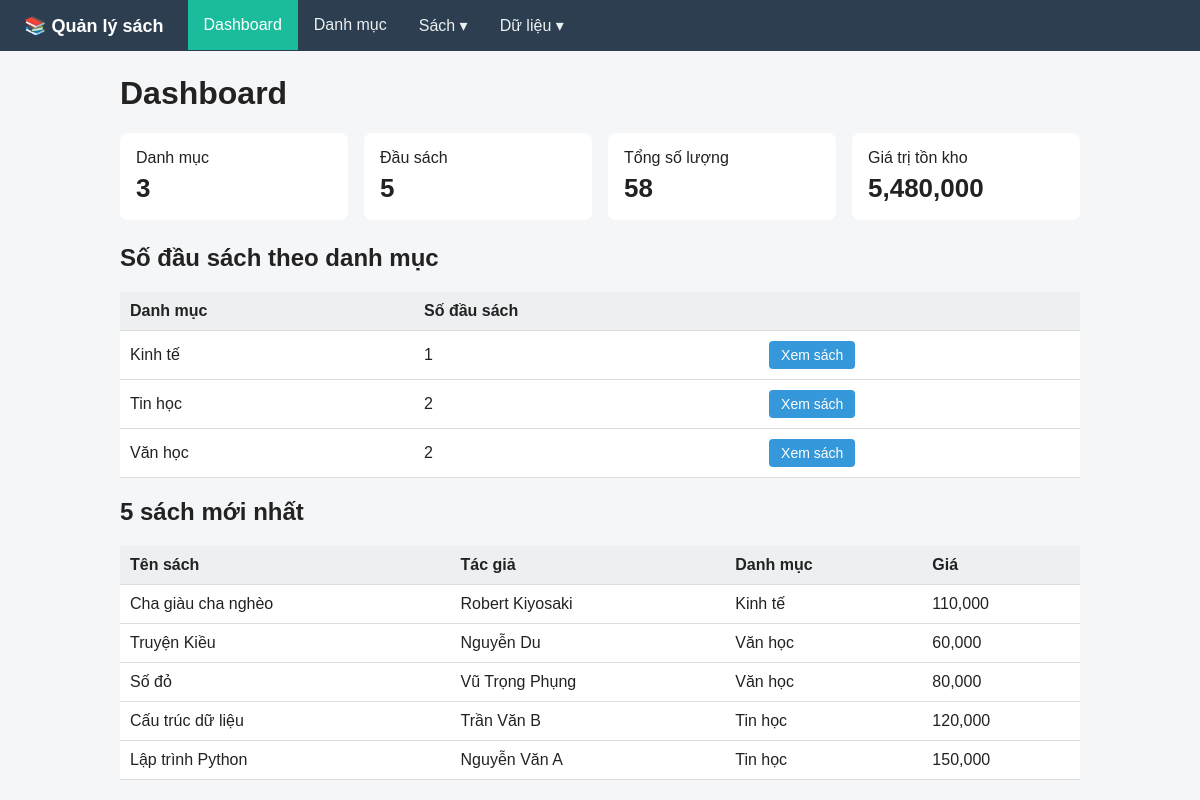
The page / on the database its author committed.
### app.py (models this page shows, shortened)
class Category(db.Model):
  id: Mapped[int] = mapped_column(primary_key=True)
  name: Mapped[str] = mapped_column(String(100), unique=True)
  description: Mapped[Optional[str]] = mapped_column(String(255))
  books: Mapped[List["Book"]] = relationship(back_populates="category")

class Book(db.Model):
  id: Mapped[int] = mapped_column(primary_key=True)
  title: Mapped[str] = mapped_column(String(200))
  author: Mapped[Optional[str]] = mapped_column(String(150))
  price: Mapped[float] = mapped_column(default=0.0)
  quantity: Mapped[int] = mapped_column(default=0)
  category_id: Mapped[int] = mapped_column(ForeignKey("category.id"))
  category: Mapped["Category"] = relationship(back_populates="books")

### app.py (the view)
@app.get("/")
def dashboard():
  total_categories = db.session.scalar(db.select(func.count(Category.id)))
  total_books = db.session.scalar(db.select(func.count(Book.id)))
  total_quantity = db.session.scalar(
    db.select(func.coalesce(func.sum(Book.quantity), 0)))
  total_value = db.session.scalar(
    db.select(func.coalesce(func.sum(Book.price * Book.quantity), 0)))
  stats = db.session.execute(
    db.select(Category.id, Category.name, func.count(Book.id))
    .select_from(Category).outerjoin(Book)
    .group_by(Category.id).order_by(Category.name)
  ).all()
  latest_books = db.session.execute(
    db.select(Book).order_by(Book.id.desc()).limit(5)
  ).scalars().all()
  return render_template(
    "dashboard.html",
    total_categories=total_categories,
    total_books=total_books,
    total_quantity=total_quantity,
    total_value=total_value,
    stats=stats,
    latest_books=latest_books,
  )

### app.py (called while the page is built)
def get_categories():
  return db.session.execute(
    db.select(Category).order_by(Category.name)
  ).scalars().all()

@app.context_processor
def inject_menu():
  return {"menu_categories": get_categories()}

### templates/dashboard.html
{% extends "base.html" %}
{% block content %}
<h1>Dashboard</h1>
<div class="cards">
  <div class="card">Danh mục<b>{{ total_categories }}</b></div>
  <div class="card">Đầu sách<b>{{ total_books }}</b></div>
  <div class="card">Tổng số lượng<b>{{ total_quantity }}</b></div>
  <div class="card">Giá trị tồn kho<b>{{ "{:,.0f}".format(total_value) }}</b></div>
</div>
<h2>Số đầu sách theo danh mục</h2>
<table>
  <tr><th>Danh mục</th><th>Số đầu sách</th><th></th></tr>
  {% for cid, name, count in stats %}
  <tr>
    <td>{{ name }}</td><td>{{ count }}</td>
    <td><a class="btn" href="{{ url_for('book_list', category_id=cid) }}">Xem sách</a></td>
  </tr>
  {% else %}
  <tr><td colspan="3">Chưa có danh mục.</td></tr>
  {% endfor %}
</table>
<h2>5 sách mới nhất</h2>
<table>
  <tr><th>Tên sách</th><th>Tác giả</th><th>Danh mục</th><th>Giá</th></tr>
  {% for b in latest_books %}
  <tr>
    <td>{{ b.title }}</td><td>{{ b.author or "—" }}</td>
    <td>{{ b.category.name }}</td><td>{{ "{:,.0f}".format(b.price) }}</td>
  </tr>
  {% else %}
  <tr><td colspan="4">Chưa có sách.</td></tr>
  {% endfor %}
</table>
{% endblock %}

### templates/base.html (shortened to what this page needs)
<!doctype html>
<html lang="vi">
<head>
</head>
<body>
  <nav>
    <span class="brand">📚 Quản lý sách</span>
    <ul class="menu">
      <li>
        <a href="{{ url_for('dashboard') }}"
           class="{{ 'active' if request.endpoint == 'dashboard' }}">Dashboard</a>
      </li>
      <li>
        <a href="{{ url_for('category_list') }}"
           class="{{ 'active' if request.endpoint in ('category_list', 'category_add', 'category_edit') }}">Danh mục</a>
      </li>
      <li>
        <a href="#"
           class="{{ 'active' if request.endpoint in ('book_list', 'book_add', 'book_edit') }}">Sách ▾</a>
      </li>
      <li>
        <a href="#">Dữ liệu ▾</a>
      </li>
    </ul>
  </nav>
  <main>
    {% block content %}{% endblock %}
  </main>
</body>
</html>

### templates/base.html (style rules this page uses)
body { font-family: Arial, sans-serif; margin: 0; background: #f4f6f8; color: #222; }
nav { background: #2c3e50; padding: 0 24px; display: flex; align-items: center; }
.brand { color: #fff; font-weight: bold; font-size: 18px; margin-right: 24px; }
.menu { list-style: none; margin: 0; padding: 0; display: flex; }
.menu > li { position: relative; }
.menu a { display: block; color: #ecf0f1; padding: 16px 16px; text-decoration: none; }
.menu a.active { background: #1abc9c; color: #fff; }
main { max-width: 960px; margin: 24px auto; padding: 0 16px; }
table { width: 100%; border-collapse: collapse; background: #fff; }
th, td { padding: 10px; border-bottom: 1px solid #ddd; text-align: left; }
th { background: #ecf0f1; }
.cards { display: flex; gap: 16px; flex-wrap: wrap; margin-bottom: 24px; }
.card { flex: 1; min-width: 180px; background: #fff; padding: 16px; border-radius: 8px; }
.card b { display: block; font-size: 26px; margin-top: 6px; }
.btn { display: inline-block; padding: 6px 12px; background: #3498db; color: #fff; border: 0; border-radius: 4px; text-decoration: none; cursor: pointer; font-size: 14px; }

### rows shown on the page
Category: name "Kinh tế", count "1"
Category: name "Tin học", count "2"
Category: name "Văn học", id "2"
Book: title "Cha giàu cha nghèo", author "Robert Kiyosaki", category.name "Kinh tế", price "110,000"
Book: title "Truyện Kiều", author "Nguyễn Du", category.name "Văn học", price "60,000"
Book: title "Số đỏ", author "Vũ Trọng Phụng", category.name "Văn học", price "80,000"
Book: title "Cấu trúc dữ liệu", author "Trần Văn B", category.name "Tin học", price "120,000"
Book: title "Lập trình Python", author "Nguyễn Văn A", category.name "Tin học", price "150,000"

### other values the page prints
{{ total_categories }} "3"
{{ total_books }} "5"
{{ total_quantity }} "58"
{{ "{:,.0f}".format(total_value) }} "5,480,000"
